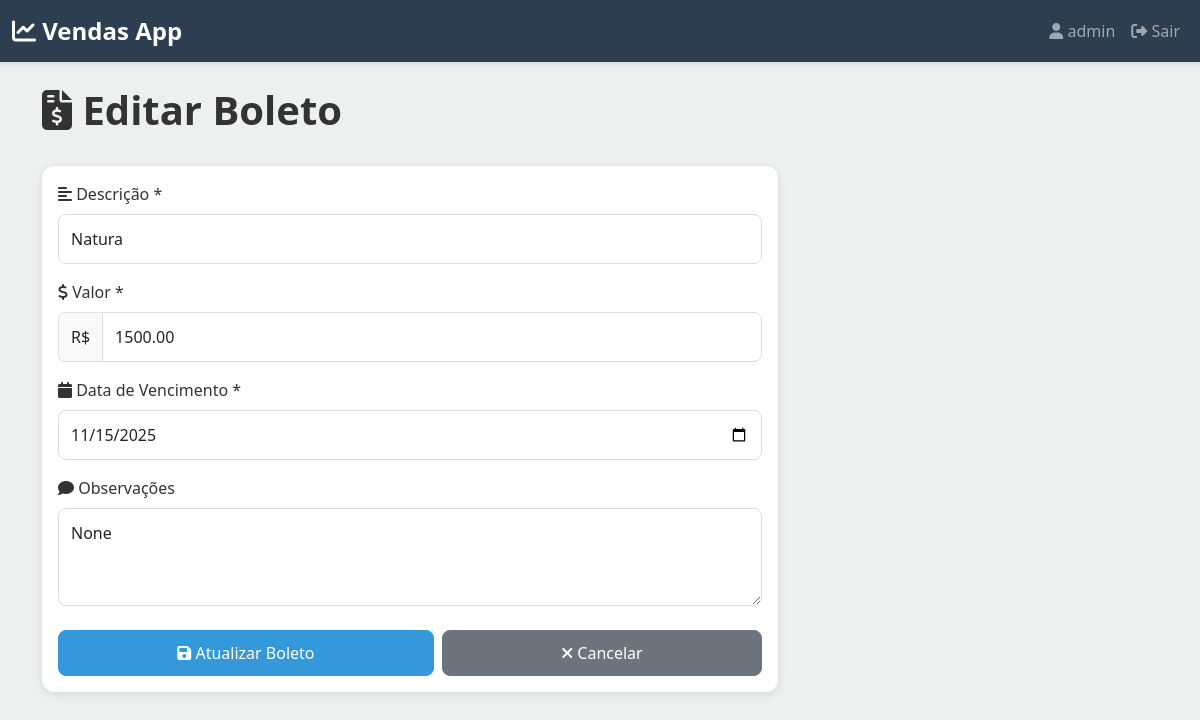
Screenshot of /contas-pagar/1/editar/ (signed in) with the database file from the repository.
### vendas/models.py (models this page shows, shortened)
class AccountsPayable(models.Model):
    STATUS_CHOICES = [
        ('pendente', 'Pendente'),
        ('vencido', 'Vencido'),
        ('pago', 'Pago'),
    ]
    usuario = models.ForeignKey(
        User,
        on_delete=models.CASCADE,
        related_name='contas_pagar',
        help_text="Usuário proprietário"
    )
    descricao = models.CharField(
        max_length=300,
        help_text="Descrição do boleto/pagamento"
    )
    valor = models.DecimalField(
        max_digits=12,
        decimal_places=2,
        help_text="Valor a pagar"
    )
    data_vencimento = models.DateField(
        help_text="Data de vencimento"
    )
    data_pagamento = models.DateField(
        blank=True,
        null=True,
        help_text="Data do pagamento (preenchido quando pago)"
    )
    status = models.CharField(
        max_length=20,
        choices=STATUS_CHOICES,
        default='pendente',
        help_text="Status da conta"
    )
    observacoes = models.TextField(
        blank=True,
        null=True,
        help_text="Observações"
    )
    criado_em = models.DateTimeField(auto_now_add=True)
    class Meta:
        verbose_name = "Conta a Pagar"
        verbose_name_plural = "Contas a Pagar"
        ordering = ['data_vencimento']

### vendas/views.py (the view, shortened to what this page needs)
# urls.py: path('contas-pagar/<int:pk>/editar/', views.conta_pagar_edit, name='conta_pagar_edit'),
@login_required(login_url='vendas:login')
def conta_pagar_edit(request, pk):
    usuario = request.user
    try:
        conta = AccountsPayable.objects.get(pk=pk, usuario=usuario)
    except AccountsPayable.DoesNotExist:
        messages.error(request, 'Conta a pagar não encontrada!')
        return redirect('vendas:contas_pagar_list')
    contexto = {
        'conta': conta,
        'edicao': True,
    }
    return render(request, 'vendas/contas_pagar/form.html', contexto)

### templates/vendas/contas_pagar/form.html (shortened to what this page needs)
{% extends 'base.html' %}
{% block content %}
<div class="row mt-4">
    <div class="col-12 mb-4">
        <h1 class="fw-bold">
            <i class="fas fa-file-invoice-dollar"></i>
            {% if edicao %}Editar Boleto{% else %}Novo Boleto{% endif %}
        </h1>
    </div>
</div>
<div class="row">
    <div class="col-12 col-md-8">
        <div class="card">
            <div class="card-body">
                <form method="POST">
                    <div class="mb-3">
                        <label for="descricao" class="form-label">
                            <i class="fas fa-align-left"></i> Descrição *
                        </label>
                        <input
                            type="text"
                            class="form-control"
                            id="descricao"
                            name="descricao"
                            placeholder="Ex: Aluguel, Fornecedor XYZ, etc."
                            value="{% if conta %}{{ conta.descricao }}{% endif %}"
                            required
                        >
                    </div>
                    <div class="mb-3">
                        <label for="valor" class="form-label">
                            <i class="fas fa-dollar-sign"></i> Valor *
                        </label>
                        <div class="input-group">
                            <span class="input-group-text">R$</span>
                            <input
                                type="number"
                                class="form-control"
                                id="valor"
                                name="valor"
                                placeholder="0,00"
                                step="0.01"
                                min="0.01"
                                value="{% if conta %}{{ conta.valor }}{% endif %}"
                                required
                            >
                        </div>
                    </div>
                    <div class="mb-3">
                        <label for="data_vencimento" class="form-label">
                            <i class="fas fa-calendar"></i> Data de Vencimento *
                        </label>
                        <input
                            type="date"
                            class="form-control"
                            id="data_vencimento"
                            name="data_vencimento"
                            value="{% if conta %}{{ conta.data_vencimento|date:'Y-m-d' }}{% endif %}"
                            required
                        >
                    </div>
                    <div class="mb-4">
                        <label for="observacoes" class="form-label">
                            <i class="fas fa-comment"></i> Observações
                        </label>
                        <textarea
                            class="form-control"
                            id="observacoes"
                            name="observacoes"
                            rows="3"
                            placeholder="Observações sobre o boleto"
                        >{% if conta %}{{ conta.observacoes }}{% endif %}</textarea>
                    </div>
                    <div class="d-flex gap-2">
                        <button type="submit" class="btn btn-primary flex-grow-1">
                            <i class="fas fa-save"></i>
                            {% if edicao %}Atualizar{% else %}Criar{% endif %} Boleto
                        </button>
                        <a href="{% url 'vendas:contas_pagar_list' %}" class="btn btn-secondary flex-grow-1">
                            <i class="fas fa-times"></i> Cancelar
                        </a>
                    </div>
                </form>
            </div>
        </div>
    </div>
</div>
{% endblock %}

### templates/base.html (shortened to what this page needs)
<!DOCTYPE html>
<html lang="pt-BR">
<head>
    <link href="https://cdn.jsdelivr.net/npm/bootstrap@5.3.0/dist/css/bootstrap.min.css" rel="stylesheet">
    <link rel="stylesheet" href="https://cdnjs.cloudflare.com/ajax/libs/font-awesome/6.4.0/css/all.min.css">
</head>
<body>
    {% if user.is_authenticated %}
    <nav class="navbar navbar-expand-lg navbar-dark">
        <div class="container-fluid">
            <a class="navbar-brand" href="{% url 'vendas:home' %}">
                <i class="fas fa-chart-line"></i> Vendas App
            </a>
            <div class="collapse navbar-collapse" id="navbarNav">
                <ul class="navbar-nav ms-auto">
                    <li class="nav-item">
                        <span class="nav-link">
                            <i class="fas fa-user"></i> {{ user.first_name|default:user.username }}
                        </span>
                    </li>
                    <li class="nav-item">
                        <a class="nav-link" href="{% url 'vendas:logout' %}">
                            <i class="fas fa-sign-out-alt"></i> Sair
                        </a>
                    </li>
                </ul>
            </div>
        </div>
    </nav>
    {% endif %}
    <div class="main-container">
        <div class="container">
            {% block content %}{% endblock %}
        </div>
    </div>
</body>
</html>

### templates/base.html (style rules this page uses)
:root { --primary-color: #2c3e50; --secondary-color: #3498db; --success-color: #27ae60; --danger-color: #e74c3c; --warning-color: #f39c12; --light-bg: #ecf0f1; }
* { margin: 0; padding: 0; box-sizing: border-box; }
body { font-family: 'Segoe UI', Tahoma, Geneva, Verdana, sans-serif; background-color: var(--light-bg); color: #333; }
.navbar { background-color: var(--primary-color); box-shadow: 0 2px 4px rgba(0, 0, 0, 0.1); }
.navbar-brand { font-weight: bold; font-size: 1.5rem; }
.main-container { min-height: 100vh; padding-bottom: 80px; }
.card { border: none; border-radius: 12px; box-shadow: 0 2px 8px rgba(0, 0, 0, 0.1); margin-bottom: 20px; }
.btn { border-radius: 8px; font-weight: 500; padding: 10px 20px; transition: all 0.3s ease; }
.btn-primary { background-color: var(--secondary-color); border-color: var(--secondary-color); }
.form-control, .form-select { border-radius: 8px; border: 1px solid #ddd; padding: 12px; font-size: 1rem; }
.form-label { font-weight: 500; margin-bottom: 8px; color: #333; }

### rows the page displays
AccountsPayable: descricao "Natura", valor "1500.00", data_vencimento "11/15/2025", observacoes "None"

### other values shown
{{ user.first_name|default:user.username }} "admin"
